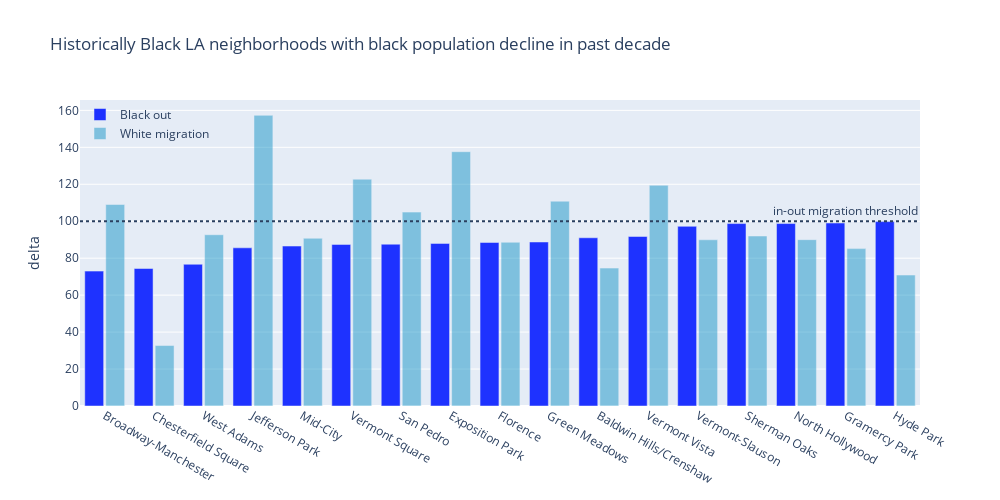

Write notebook code for a chart like this one.
### Code cell
# test graphs II
fig = go.Figure()
fig.add_trace(go.Bar(x=nbhr_1['name'],
                y=nbhr_1['delta_100_black'],
                name='Black out',
                marker_color='rgb(30, 50, 350)'
                ))
fig.add_trace(go.Bar(x=nbhr_1['name'],
                     y=nbhr_1['delta_100_white'],
                     opacity = .5,
                     name='White migration',
                marker_color='rgb(26, 150, 200)'
                ))
fig.add_hline(y=100, line_dash="dot",
              annotation_text="in-out migration threshold", 
              annotation_position="top right")

fig.update_layout(
    title='Historically Black LA neighborhoods with black population decline in past decade',
    xaxis_tickfont_size=12,
    yaxis=dict(
        title='delta',
        titlefont_size=14,
        tickfont_size=12,
    ),
    legend=dict(
        x=0,
        y=1.0,
        bgcolor='rgba(255, 255, 255, 0)',
        bordercolor='rgba(255, 255, 255, 0)'
    ),
    barmode='group',
    bargap=0.15, # gap between bars of adjacent location coordinates.
    bargroupgap=0.1 ,# gap between bars of the same location coordinate.
    
    width=1000,
    height=500
)
fig.show()

### Figure 1 — Plotly figure (JSON) as saved in the notebook; plotly's stock layout.template omitted (floating-point values rounded to 4 significant figures)
{"data": [{"marker": {"color": "rgb(30, 50, 350)"}, "name": "Black out", "type": "bar", "x": ["Broadway-Manchester", "Chesterfield Square", "West Adams", "Jefferson Park", "Mid-City", "Vermont Square", "San Pedro", "Exposition Park", "Florence", "Green Meadows", "Baldwin Hills/Crenshaw", "Vermont Vista", "Vermont-Slauson", "Sherman Oaks", "North Hollywood", "Gramercy Park", "Hyde Park"], "y": [73.0, 74.42, 76.71, 85.61, 86.57, 87.45, 87.57, 88.0, 88.5, 88.77, 91.05, 91.75, 97.25, 98.74, 98.75, 99.02, 99.79]}, {"marker": {"color": "rgb(26, 150, 200)"}, "name": "White migration", "opacity": 0.5, "type": "bar", "x": ["Broadway-Manchester", "Chesterfield Square", "West Adams", "Jefferson Park", "Mid-City", "Vermont Square", "San Pedro", "Exposition Park", "Florence", "Green Meadows", "Baldwin Hills/Crenshaw", "Vermont Vista", "Vermont-Slauson", "Sherman Oaks", "North Hollywood", "Gramercy Park", "Hyde Park"], "y": [109.1, 32.73, 92.7, 157.3, 90.77, 122.8, 104.9, 137.6, 88.63, 110.9, 74.65, 119.5, 89.96, 92.0, 90.03, 85.19, 70.87]}], "layout": {"annotations": [{"showarrow": false, "text": "in-out migration threshold", "x": 1, "xanchor": "right", "xref": "x domain", "y": 100, "yanchor": "bottom", "yref": "y"}], "bargap": 0.15, "bargroupgap": 0.1, "barmode": "group", "height": 500, "legend": {"bgcolor": "rgba(255, 255, 255, 0)", "bordercolor": "rgba(255, 255, 255, 0)", "x": 0, "y": 1}, "shapes": [{"line": {"dash": "dot"}, "type": "line", "x0": 0, "x1": 1, "xref": "x domain", "y0": 100, "y1": 100, "yref": "y"}], "title": {"text": "Historically Black LA neighborhoods with black population decline in past decade"}, "width": 1000, "xaxis": {"autorange": true, "range": [-0.5, 16.5], "tickfont": {"size": 12}, "type": "category"}, "yaxis": {"autorange": true, "range": [0, 165.6], "tickfont": {"size": 12}, "title": {"font": {"size": 14}, "text": "delta"}, "type": "linear"}}}
